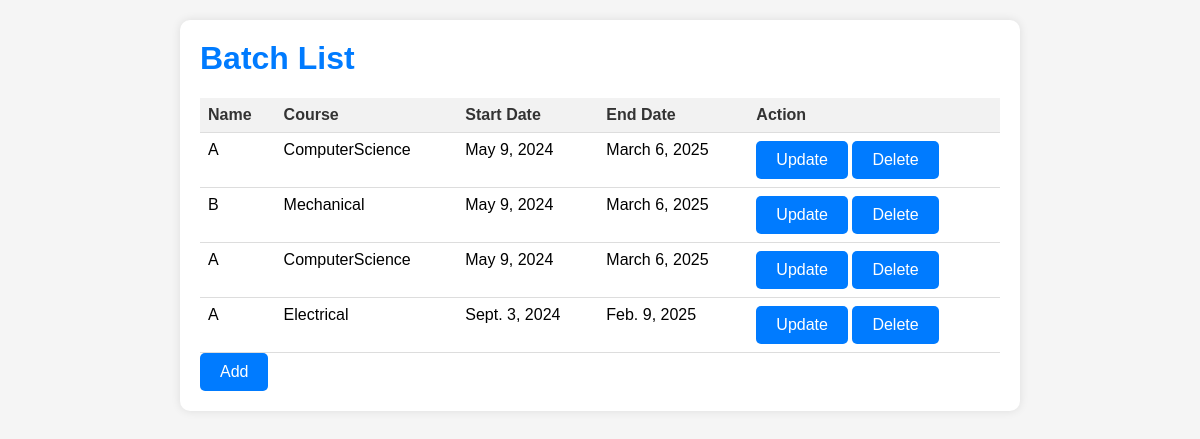
The app's page /batchapp/viewbatch/ with its own data.
### studentapp/models.py (models this page shows, shortened)
class Batch(models.Model):
    name = models.CharField(max_length=55)
    course = models.ForeignKey(Course, on_delete=models.CASCADE, related_name="batches")
    start_date = models.DateField()
    end_date = models.DateField()

class Course(models.Model):
    name = models.CharField(max_length=55)
    description = models.CharField(max_length=255)

### batchapp/views.py (the view)
# urls.py: path('viewbatch/',viewbatch.as_view(), name = 'batch_view'),
class viewbatch(View):
    def get(self,request):
        item = Batch.objects.all()
        form = BatchForm()
        context = {'form': form, 'item': item}
        return render(request,'viewbatch.html',context)

### batchapp/templates/viewbatch.html (shortened to what this page needs)
<!DOCTYPE html>
<html lang="en">
<head>
</head>
<body>
    <div class="container">
        <h1>Batch List</h1>
        <table>
            <thead>
                <tr>
                    <th>Name</th>
                    <th>Course</th>
                    <th>Start Date</th>
                    <th>End Date</th>
                    <th>Action</th>
                </tr>
            </thead>
            <tbody>
                {% for batch in item %}
                <tr>
                    <td>{{ batch.name }}</td>
                    <td>{{ batch.course.name }}</td>
                    <td>{{ batch.start_date }}</td>
                    <td>{{ batch.end_date }}</td>
                    <td>
                        <a href="{% url 'batchapp:update_batch' batch.pk %}">Update</a>
                        <a href="{% url 'batchapp:delete' batch.pk %}">Delete</a>
                    </td>
                </tr>
                {% endfor %}
            </tbody>
        </table>
        <a href="{% url 'batchapp:add_batch' %}">Add</a>
    </div>
</body>
</html>

### batchapp/templates/viewbatch.html (style rules this page uses)
body { font-family: Arial, sans-serif; background-color: #f5f5f5; margin: 0; padding: 0; }
.container { max-width: 800px; margin: 20px auto; padding: 20px; background-color: #fff; border-radius: 10px; box-shadow: 0 0 10px rgba(0, 0, 0, 0.1); }
h1 { color: #007bff; margin-top: 0; }
table { width: 100%; border-collapse: collapse; margin-top: 10px; }
th, td { padding: 8px; border-bottom: 1px solid #ddd; }
th { background-color: #f2f2f2; color: #333; text-align: left; }
td { vertical-align: top; }
a { display: inline-block; padding: 10px 20px; background-color: #007bff; color: #fff; text-decoration: none; border-radius: 5px; }

### records on screen
Batch: name "A", course.name "ComputerScience", start_date "May 9, 2024", end_date "March 6, 2025"
Batch: name "B", course.name "Mechanical", start_date "May 9, 2024", end_date "March 6, 2025"
Batch: name "A", course.name "ComputerScience", start_date "May 9, 2024", end_date "March 6, 2025"
Batch: name "A", course.name "Electrical", start_date "Sept. 3, 2024", end_date "Feb. 9, 2025"
